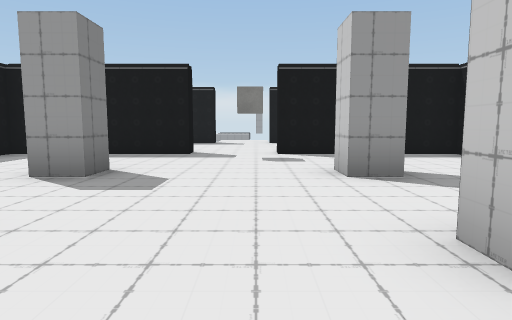
[1] (above)

14 first-person views from a walk through a scene from a Unity 3-D project. The camera is 1.3 m above the floor, tilts 6° down and sees 75° across. Doors are open. The floor is counted in squares, 2 m on a side. Each view is taken from the middle of a square. On the plan, view 1 faces up. The plan holds only what a view shows up to about 10 squares ahead; the rest is blank. The place goes on beyond the plan. The player is left out. Some surface patterns are stand-ins.

[2]
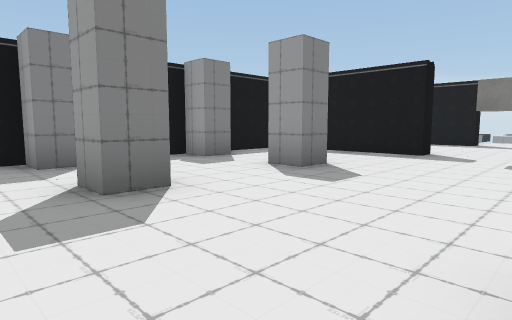

[3]
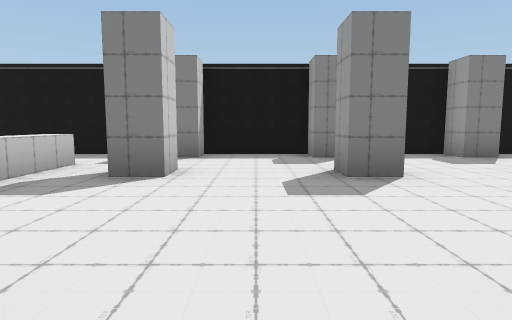

[4]
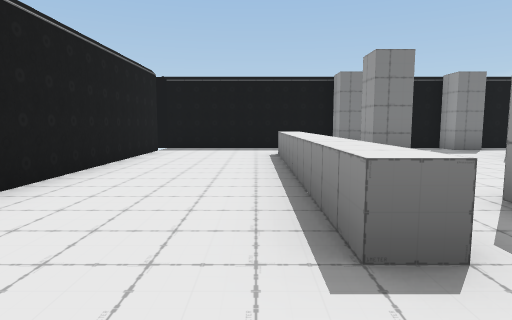

[5]
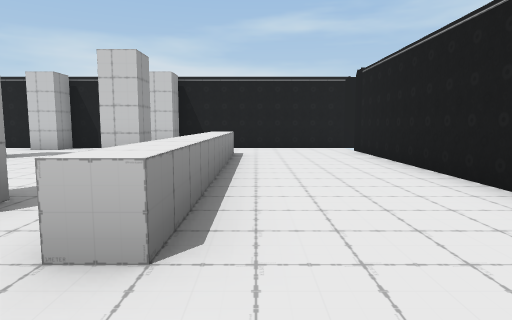

[6]
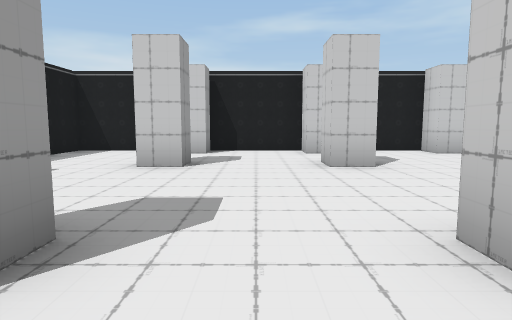

[7]
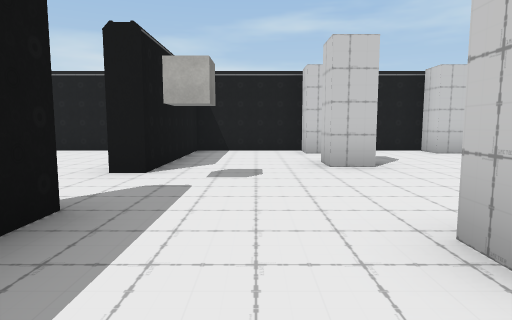

[8]
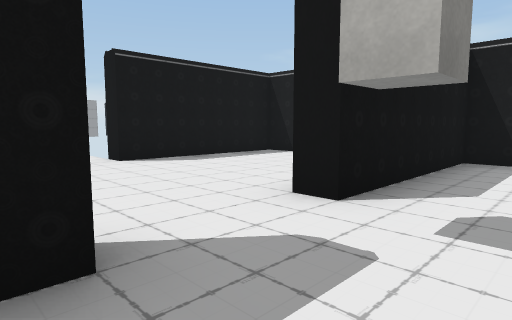

[9]
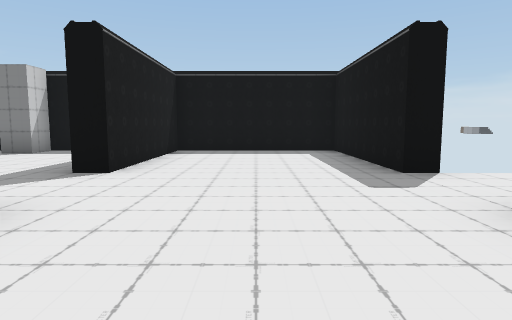

[10]
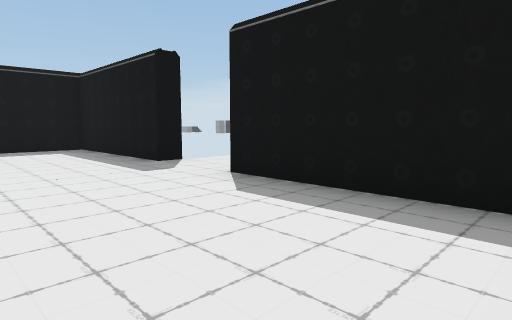

[11]
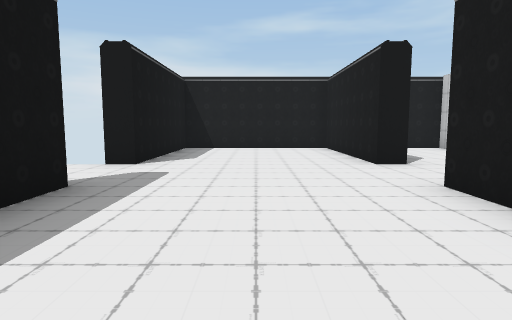

[12]
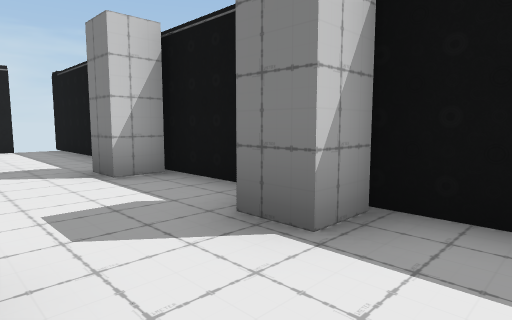

[13]
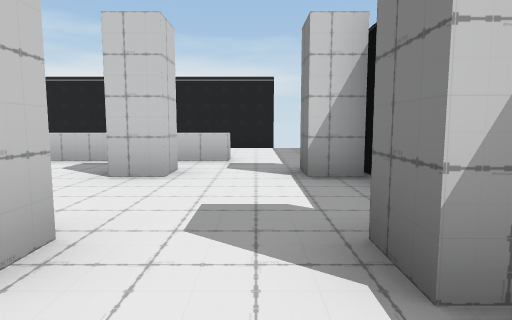

[14]
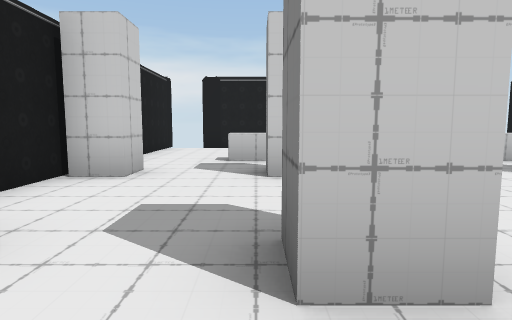

### Floor plan
Key: @ floor where view 1 was taken; # wall or solid block; . floor; D open door; ^ raised ledge.
Columns run from 6 left of view 1 to 5 right of it. Each row starts with its distance up from view 1.
 13      ..
 12 #####DD#####
 11 #..........#
 10 #..........#
  9 #..........#
  8 #####DD#####
  7 #..........#
  6 #..........#
  5 #..........#
  4 ##..#...#.##
  3 #..........#
  2 #..........#
  1 ##..#...#.##
  0 #.....@....#
 -1 #..........#
 -2 ##........##
 -3 #..^^^^^^..#
 -4 #..........#
 -5 #..........#
 -6 #..........#
 -7 #D########D#

Where each view was taken, in squares from view 1:
view 1: 0 up, 0 right, facing up
view 2: 0 up, 1 right, facing up-left
view 3: 0 up, 2 right, facing left
view 4: 4 down, 4 right, facing left
view 5: 4 down, 5 left, facing right
view 6: 3 up, 4 left, facing right
view 7: 6 up, 4 left, facing right
view 8: 6 up, 2 left, facing up-right
view 9: 10 up, 3 right, facing left
view 10: 9 up, 4 right, facing up-left
view 11: 10 up, 5 left, facing right
view 12: 3 up, 3 left, facing down-left
view 13: 3 up, 4 left, facing down
view 14: 3 up, 2 right, facing down
